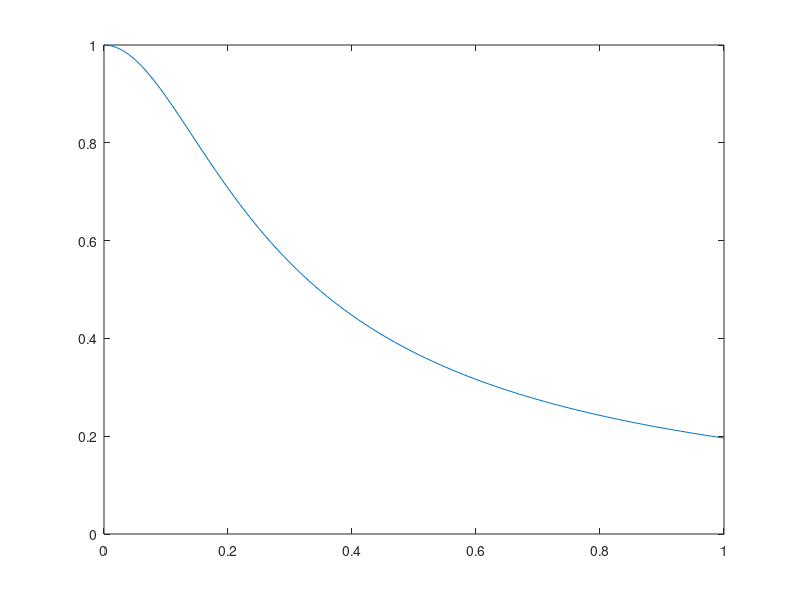
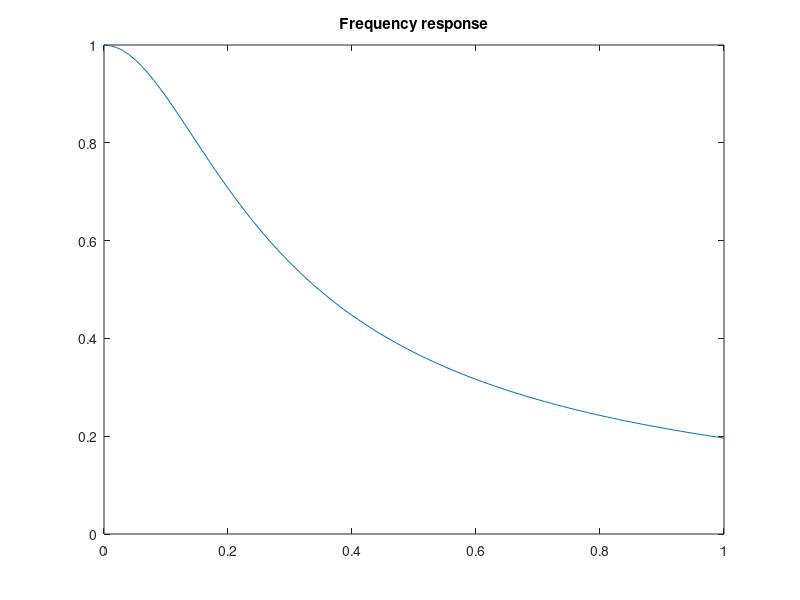

Source code (MATLAB) for these figures, in order:
%%Frequency responses for Lab 5 problem 2

R = 5; % initialise resistance
C = 1; % initialise capacitance
G = tf(1, [R*C, 1]); % the 'tf' function creates a system transfer function
% inputs are numerator and denominator; denominator as a vector

figure; 
f = 0:0.01:1
gain = 1./sqrt(1 + (f.^2) * (R * C)^2)
H = freqresp(G,f);
H = H(:);
figure
plot(f, abs(H))

figure
plot(f, gain); title("Frequency response");
